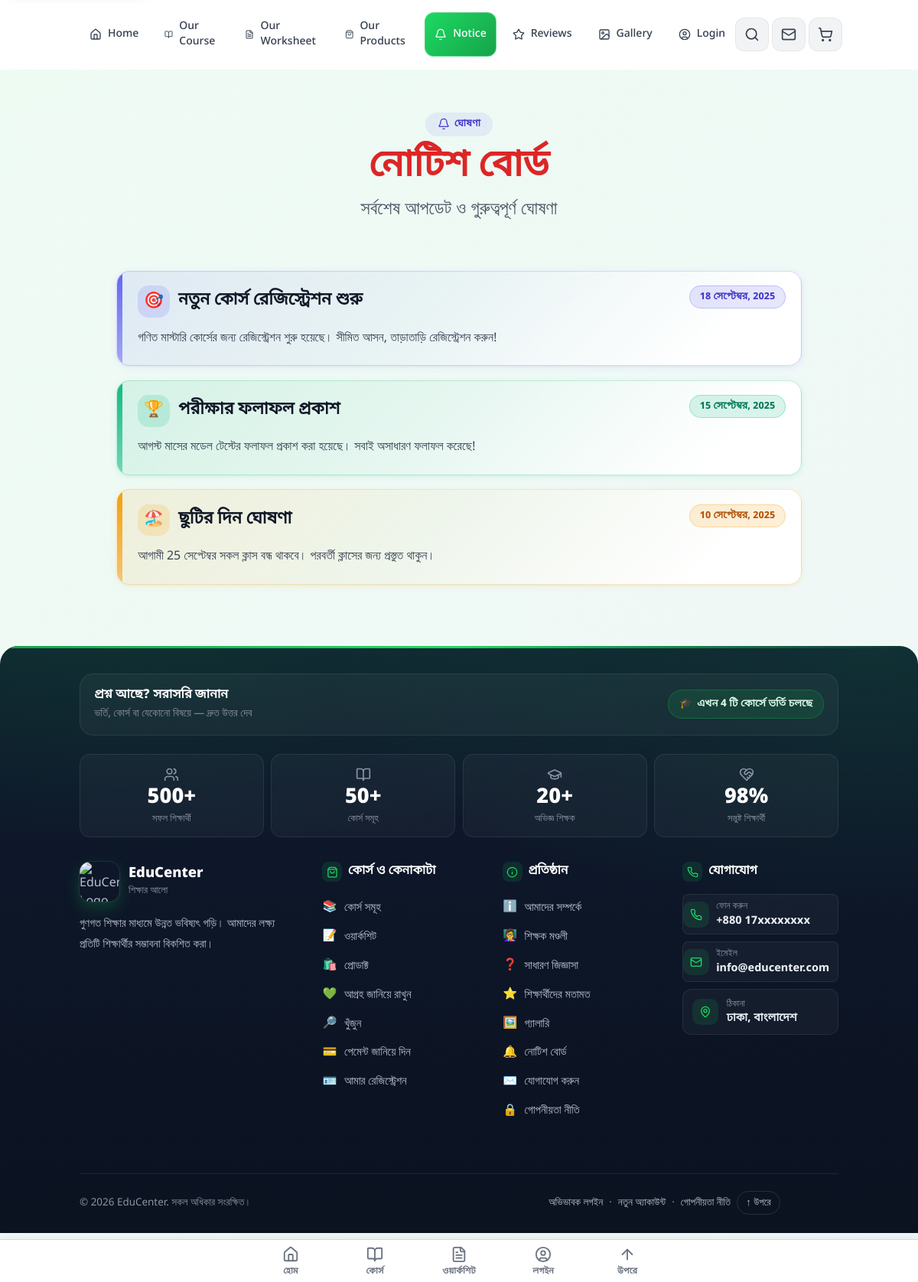
Page /notice.php on the committed database.
### tables this page shows
CREATE TABLE notices (
    id INT UNSIGNED AUTO_INCREMENT PRIMARY KEY,
    title VARCHAR(255) NOT NULL,
    content TEXT,
    notice_date DATE NOT NULL,
    expires_at DATETIME NULL DEFAULT NULL,
    is_active TINYINT(1) NOT NULL DEFAULT 1,
    created_at TIMESTAMP DEFAULT CURRENT_TIMESTAMP
);

### includes/db.php (called while the page is built, shortened)
<?php
function get_db(): PDO
{
    static $pdo = null;
    if ($pdo === null) {
        $dsn = 'mysql:host=' . DB_HOST . ';dbname=' . DB_NAME . ';charset=utf8mb4';
        $options = [
            PDO::ATTR_ERRMODE            => PDO::ERRMODE_EXCEPTION,
            PDO::ATTR_DEFAULT_FETCH_MODE => PDO::FETCH_ASSOC,
            PDO::ATTR_EMULATE_PREPARES   => false,
        ];
        try {
            $pdo = new PDO($dsn, DB_USER, DB_PASS, $options);
        } catch (PDOException $e) {
            if (DEV_MODE) {
                die('ডাটাবেস কানেকশন ব্যর্থ হয়েছে: ' . $e->getMessage());
            }
            die('সাময়িক সমস্যা হয়েছে, একটু পরে আবার চেষ্টা করুন।');
        }
    }
    return $pdo;
}

### notice.php (the view, shortened to what this page needs)
<?php
require_once __DIR__ . '/includes/functions.php';
$notices = notice_filter_live(
    get_db()->query('SELECT * FROM notices WHERE is_active = 1 ORDER BY notice_date DESC, id DESC')->fetchAll()
);
$ntColors = notice_palette();
require __DIR__ . '/includes/site-header.php';
?>
<div class="max-w-4xl mx-auto">
    <?= render_page_header('bell', 'ঘোষণা', 'নোটিশ বোর্ড', 'সর্বশেষ আপডেট ও গুরুত্বপূর্ণ ঘোষণা', 'text-red-600') ?>
    <?php if ($notices): ?>
    <div class="nt-list">
        <?php foreach ($notices as $i => $n):
            $c = $ntColors[$i % count($ntColors)];
            [$ntEmoji, $ntTitle] = notice_lead_emoji((string) $n['title']);
        ?>
        <article class="nt-card" style="--n: <?= e($c['base']) ?>; --nd: <?= e($c['deep']) ?>;">
            <div class="nt-top">
                <span class="nt-ic" aria-hidden="true"><?php
                    echo $ntEmoji !== '' ? e($ntEmoji) : '<i data-lucide="megaphone"></i>';
                ?></span>
                <h3 class="nt-title"><?= e($ntTitle) ?></h3>
                <div class="nt-meta">
                    <span class="nt-date"><?= e(format_date_bn($n['notice_date'])) ?></span>
                </div>
            </div>
            <div class="nt-body"><?= format_rich_text($n['content']) ?></div>
        </article>
        <?php endforeach; ?>
    </div>
    <?php else: ?>
        <p class="text-center text-gray-500">এখনো কোনো নোটিশ নেই।</p>
    <?php endif; ?>
</div>
<?php require __DIR__ . '/includes/site-footer.php'; ?>

### includes/functions.php (shortened to what this page needs)
<?php
require_once __DIR__ . '/db.php';
function e(?string $value): string
{
    return htmlspecialchars($value ?? '', ENT_QUOTES, 'UTF-8');
}
function format_rich_text(?string $text): string
{
    $out = e($text);
    $out = preg_replace('/\*\*(.+?)\*\*/su', '<strong>$1</strong>', $out);
    $out = preg_replace('/\*([^*\r\n]+?)\*/su', '<em>$1</em>', $out);
    $out = preg_replace_callback('~https?://[^\s<]+~u', function ($m) {
        return '<a href="' . $m[0] . '" target="_blank" rel="noopener noreferrer" '
             . 'style="color:#2563eb;text-decoration:underline;word-break:break-all;">' . $m[0] . '</a>';
    }, $out);
    return nl2br($out);
}
function notice_palette(): array
{
    return [
        ['base' => '99 102 241',  'deep' => '67 56 202'],
        ['base' => '16 185 129',  'deep' => '4 120 87'],
        ['base' => '245 158 11',  'deep' => '180 83 9'],
        ['base' => '236 72 153',  'deep' => '190 24 93'],
        ['base' => '14 165 233',  'deep' => '3 105 161'],
        ['base' => '139 92 246',  'deep' => '109 40 217'],
    ];
}
function notice_lead_emoji(string $title): array
{
    $title = trim($title);
    if (!preg_match('/^(\X)[\s\x{FE0F}]*(.*)$/su', $title, $m)) { return ['', $title]; }
    $rest = trim((string) ($m[2] ?? ''));
    $cp = mb_ord(mb_substr($m[1], 0, 1, 'UTF-8'), 'UTF-8');
    foreach ([[0x1F000, 0x1FAFF], [0x2600, 0x27BF], [0x2B00, 0x2BFF]] as [$lo, $hi]) {
        if ($cp >= $lo && $cp <= $hi) { return [$m[1], $rest]; }
    }
    return ['', $title];
}
function notice_expires_ts(array $notice): ?int
{
    return course_deadline_ts($notice['expires_at'] ?? '');
}
function notice_expired(array $notice, ?int $now = null): bool
{
    $ts = notice_expires_ts($notice);
    if ($ts === null) {
        return false;
    }
    return $ts <= ($now ?? time());
}
function notice_filter_live(array $rows, ?int $now = null): array
{
    $now = $now ?? time();
    $out = [];
    foreach ($rows as $r) {
        if (is_array($r) && !notice_expired($r, $now)) {
            $out[] = $r;
        }
    }
    return array_values($out);
}
function format_date_bn(string $mysqlDate): string
{
    $months = [
        1 => 'জানুয়ারি', 2 => 'ফেব্রুয়ারি', 3 => 'মার্চ', 4 => 'এপ্রিল',
        5 => 'মে', 6 => 'জুন', 7 => 'জুলাই', 8 => 'আগস্ট',
        9 => 'সেপ্টেম্বর', 10 => 'অক্টোবর', 11 => 'নভেম্বর', 12 => 'ডিসেম্বর',
    ];
    $ts = strtotime($mysqlDate);
    return (int) date('d', $ts) . ' ' . $months[(int) date('n', $ts)] . ', ' . date('Y', $ts);
}
function render_page_header(string $icon, string $eyebrow, string $title, string $subtitle, string $accentClass = 'text-gray-800', string $tag = 'h1'): string
{
    $tag = $tag === 'h2' ? 'h2' : 'h1';
    return '
    <div class="text-center mt-3 sm:mt-6 mb-12 sm:mb-16 section-heading">
        <span class="eyebrow-badge"><i data-lucide="' . e($icon) . '" class="w-4 h-4"></i> ' . e($eyebrow) . '</span>
        <' . $tag . ' class="text-2xl sm:text-5xl font-black mb-3 sm:mb-4 ' . e($accentClass) . '">' . e($title) . '</' . $tag . '>
        <p class="text-base sm:text-2xl text-gray-600 max-w-3xl mx-auto">' . e($subtitle) . '</p>
    </div>';
}
function course_deadline_ts($raw): ?int
{
    $raw = trim((string) ($raw ?? ''));
    if ($raw === '' || $raw === '0' || strncmp($raw, '0000', 4) === 0) {
        return null;
    }
    return $dt->getTimestamp();
}

### rows in the picture
notices: ntEmoji "🎯", ntTitle "নতুন কোর্স রেজিস্ট্রেশন শুরু", notice_date "18 সেপ্টেম্বর, 2025", content "গণিত মাস্টারি কোর্সের জন্য রেজিস্ট্রেশন শুরু হয়েছে। সীমিত আসন, তাড়াতাড়ি রেজিস্ট্রেশন করুন!"
notices: ntEmoji "🏆", ntTitle "পরীক্ষার ফলাফল প্রকাশ", notice_date "15 সেপ্টেম্বর, 2025", content "আগস্ট মাসের মডেল টেস্টের ফলাফল প্রকাশ করা হয়েছে। সবাই অসাধারণ ফলাফল করেছে!"
notices: ntEmoji "🏖️", ntTitle "ছুটির দিন ঘোষণা", notice_date "10 সেপ্টেম্বর, 2025", content "আগামী 25 সেপ্টেম্বর সকল ক্লাস বন্ধ থাকবে। পরবর্তী ক্লাসের জন্য প্রস্তুত থাকুন।"

### other values in the picture
$navItem['label'] "Home"
$navItem['label'] "Our Course"
$navItem['label'] "Our Worksheet"
$navItem['label'] "Our Products"
$navItem['label'] "Notice"
$navItem['label'] "Reviews"
$navItem['label'] "Gallery"
$navItem['label'] "Login"
$eyebrow "ঘোষণা"
$title "নোটিশ বোর্ড"
$subtitle "সর্বশেষ আপডেট ও গুরুত্বপূর্ণ ঘোষণা"
$ftOpenN "4"
$ftSt['value'] "500+"
$ftSt['label'] "সফল শিক্ষার্থী"
$ftSt['value'] "50+"
